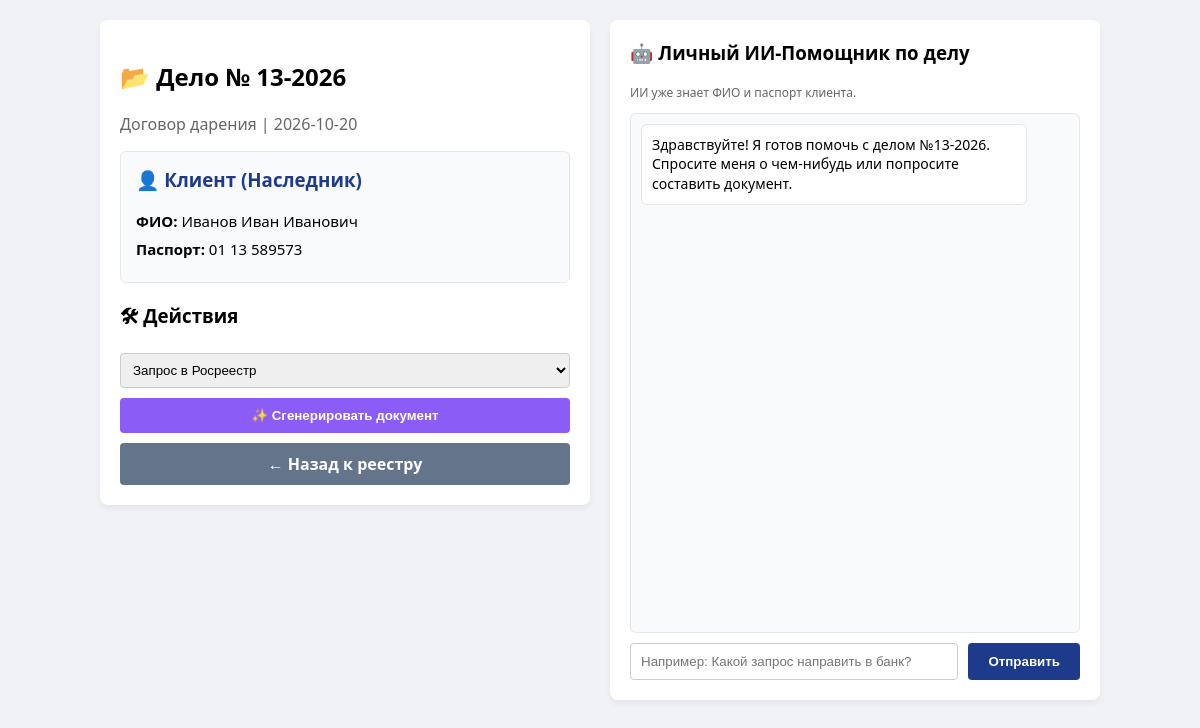
Screenshot of /case/2 with the database file from the repository.
### tables this page shows
CREATE TABLE cases (
            id INTEGER PRIMARY KEY AUTOINCREMENT,
            client_id INTEGER, case_number TEXT, description TEXT,
            status TEXT DEFAULT 'В работе', created_at TIMESTAMP DEFAULT CURRENT_TIMESTAMP,
            FOREIGN KEY(client_id) REFERENCES clients(id));

CREATE TABLE clients (
            id INTEGER PRIMARY KEY AUTOINCREMENT,
            full_name TEXT,
            series TEXT,
            number TEXT,
            created_at TIMESTAMP DEFAULT CURRENT_TIMESTAMP
        , phone TEXT, email TEXT);

### main.py (the view)
@app.get("/case/{case_id}", response_class=HTMLResponse)
def case_detail(request: Request, case_id: int):
    conn = sqlite3.connect('notary.db')
    query = '''SELECT c.id, c.case_number, c.description, c.status, c.created_at,
                      cl.full_name, cl.series, cl.number, cl.phone, cl.email
               FROM cases c JOIN clients cl ON c.client_id = cl.id WHERE c.id = ?'''
    case_data = conn.cursor().execute(query, (case_id,)).fetchone()
    conn.close()
    if not case_data: return HTMLResponse("Дело не найдено")
    case = {"id": case_data[0], "number": case_data[1], "description": case_data[2], "status": case_data[3], "date": case_data[4][:10], "client_name": case_data[5], "series": case_data[6], "number_pass": case_data[7], "phone": case_data[8], "email": case_data[9]}
    return templates.TemplateResponse(request=request, name="case_detail.html", context={"case": case})

### templates/case_detail.html (shortened to what this page needs)
<!DOCTYPE html>
<html lang="ru">
<head>
</head>
<body>
    <div class="container">
        <div class="left-panel">
            <h2>📂 Дело № {{ case.number }}</h2>
            <p style="color: #666;">{{ case.description }} | {{ case.date }}</p>
            <div class="client-card">
                <h3>👤 Клиент (Наследник)</h3>
                <p><b>ФИО:</b> {{ case.client_name }}</p>
                <p><b>Паспорт:</b> {{ case.series }} {{ case.number_pass }}</p>
            </div>
            <h3>🛠 Действия</h3>
            <div class="btn-group">
                <form method="post" action="/generate_case_doc/{{ case.id }}">
                    <select name="doc_type" style="width: 100%; padding: 8px; margin-bottom: 10px; border-radius: 4px; border: 1px solid #ccc;">
                        <option value="Запрос в Росреестр">Запрос в Росреестр</option>
                    </select>
                    <button type="submit" class="btn-doc" style="width: 100%; border: none; cursor: pointer;">✨ Сгенерировать документ</button>
                </form>
                <a href="/cases" class="btn-doc" style="background: #64748b;">← Назад к реестру</a>
            </div>
        </div>
        <div class="right-panel">
            <h3 style="margin-top:0;">🤖 Личный ИИ-Помощник по делу</h3>
            <p style="font-size: 12px; color: #666; margin-top: 0;">ИИ уже знает ФИО и паспорт клиента.</p>
            <div class="chat-box" id="chatBox">
                <div class="message ai-message">Здравствуйте! Я готов помочь с делом №{{ case.number }}. Спросите меня о чем-нибудь или попросите составить документ.</div>
            </div>
            <form class="chat-input" id="chatForm">
                <input type="text" id="userInput" placeholder="Например: Какой запрос направить в банк?" required autocomplete="off">
                <button type="submit">Отправить</button>
            </form>
        </div>
    </div>
</body>
</html>

### templates/case_detail.html (style rules this page uses)
body { font-family: 'Segoe UI', sans-serif; background: #f0f2f5; margin: 0; padding: 20px; }
.container { max-width: 1000px; margin: 0 auto; display: flex; gap: 20px; }
.left-panel { flex: 1; background: white; padding: 20px; border-radius: 8px; box-shadow: 0 4px 6px rgba(0,0,0,0.05); height: fit-content; }
.right-panel { flex: 1; background: white; padding: 20px; border-radius: 8px; box-shadow: 0 4px 6px rgba(0,0,0,0.05); display: flex; flex-direction: column; height: 80vh; }
.client-card { background: #f9fafb; border: 1px solid #e5e7eb; padding: 15px; border-radius: 6px; margin-bottom: 20px; }
.client-card h3 { margin-top: 0; color: #1e3a8a; }
.client-card p { margin: 8px 0; font-size: 15px; }
.btn-group { display: flex; flex-direction: column; gap: 10px; }
.btn-doc { background: #8b5cf6; color: white; text-align: center; text-decoration: none; padding: 10px; border-radius: 4px; font-weight: bold; }
.chat-box { flex: 1; padding: 10px; overflow-y: auto; display: flex; flex-direction: column; gap: 10px; background: #f9fafb; border: 1px solid #e5e7eb; border-radius: 6px; margin-bottom: 10px; }
.message { max-width: 85%; padding: 10px; border-radius: 6px; font-size: 14px; line-height: 1.4; white-space: pre-wrap; }
.ai-message { background: white; border: 1px solid #e5e7eb; align-self: flex-start; }
.chat-input { display: flex; gap: 10px; }
.chat-input input { flex: 1; padding: 10px; border: 1px solid #ccc; border-radius: 4px; }
.chat-input button { background: #1e3a8a; color: white; border: none; padding: 10px 20px; border-radius: 4px; cursor: pointer; font-weight: bold; }

### rows the page displays
cases: number "13-2026", description "Договор дарения"
clients: client_name "Иванов Иван Иванович", series "01 13", number_pass "589573"

### other values shown
{{ case.date }} "2026-10-20"
